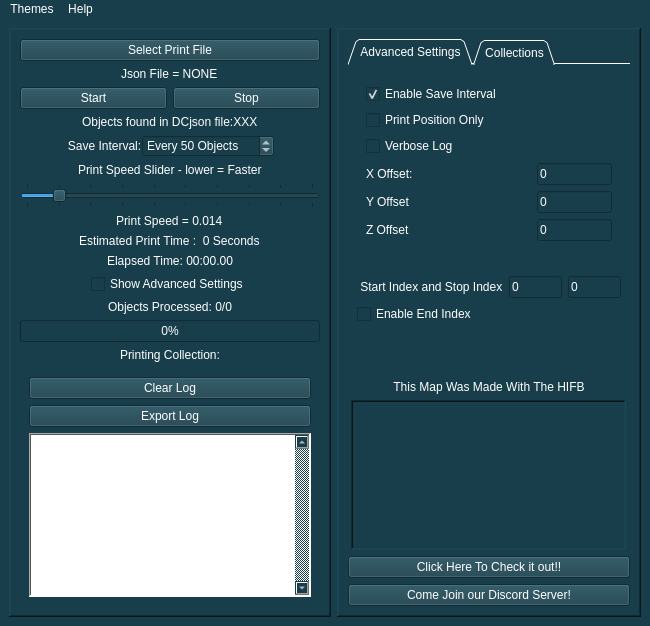
<?xml version="1.0" encoding="UTF-8"?>
<ui version="4.0">
 <class>MainWindow</class>
 <widget class="QMainWindow" name="MainWindow">
  <property name="geometry">
   <rect>
    <x>0</x>
    <y>0</y>
    <width>650</width>
    <height>626</height>
   </rect>
  </property>
  <property name="sizePolicy">
   <sizepolicy hsizetype="Minimum" vsizetype="Preferred">
    <horstretch>0</horstretch>
    <verstretch>0</verstretch>
   </sizepolicy>
  </property>
  <property name="minimumSize">
   <size>
    <width>325</width>
    <height>0</height>
   </size>
  </property>
  <property name="maximumSize">
   <size>
    <width>1200</width>
    <height>1200</height>
   </size>
  </property>
  <property name="windowTitle">
   <string>MainWindow</string>
  </property>
  <property name="windowIcon">
   <iconset>
    <normaloff>halo_bot_icon.ico</normaloff>halo_bot_icon.ico</iconset>
  </property>
  <property name="styleSheet">
   <string notr="true">background-color: rgb(24, 62, 75);
color: rgb(255, 255, 255);</string>
  </property>
  <widget class="QWidget" name="centralwidget">
   <property name="sizePolicy">
    <sizepolicy hsizetype="Preferred" vsizetype="Preferred">
     <horstretch>0</horstretch>
     <verstretch>0</verstretch>
    </sizepolicy>
   </property>
   <layout class="QHBoxLayout" name="horizontalLayout">
    <item>
     <layout class="QVBoxLayout" name="leftMain">
      <item>
       <widget class="QFrame" name="frameLeft">
        <property name="sizePolicy">
         <sizepolicy hsizetype="Preferred" vsizetype="Preferred">
          <horstretch>0</horstretch>
          <verstretch>0</verstretch>
         </sizepolicy>
        </property>
        <property name="minimumSize">
         <size>
          <width>0</width>
          <height>0</height>
         </size>
        </property>
        <property name="maximumSize">
         <size>
          <width>16777215</width>
          <height>16777215</height>
         </size>
        </property>
        <property name="autoFillBackground">
         <bool>false</bool>
        </property>
        <property name="styleSheet">
         <string notr="true"/>
        </property>
        <property name="frameShape">
         <enum>QFrame::WinPanel</enum>
        </property>
        <property name="frameShadow">
         <enum>QFrame::Raised</enum>
        </property>
        <property name="lineWidth">
         <number>1</number>
        </property>
        <property name="midLineWidth">
         <number>1</number>
        </property>
        <layout class="QVBoxLayout" name="verticalLayout_2">
         <item>
          <layout class="QHBoxLayout" name="jsonGroup">
           <item>
            <widget class="QPushButton" name="jsonSelectorButton">
             <property name="sizePolicy">
              <sizepolicy hsizetype="Expanding" vsizetype="Fixed">
               <horstretch>0</horstretch>
               <verstretch>0</verstretch>
              </sizepolicy>
             </property>
             <property name="cursor">
              <cursorShape>PointingHandCursor</cursorShape>
             </property>
             <property name="toolTip">
              <string>&lt;html&gt;&lt;head/&gt;&lt;body&gt;&lt;p&gt;Select Your Exported Map File To Print&lt;/p&gt;&lt;/body&gt;&lt;/html&gt;</string>
             </property>
             <property name="toolTipDuration">
              <number>-1</number>
             </property>
             <property name="statusTip">
              <string/>
             </property>
             <property name="whatsThis">
              <string/>
             </property>
             <property name="styleSheet">
              <string notr="true"/>
             </property>
             <property name="text">
              <string>Select Print File</string>
             </property>
            </widget>
           </item>
          </layout>
         </item>
         <item alignment="Qt::AlignHCenter">
          <widget class="QLabel" name="jsonSelectedFileLabel">
           <property name="text">
            <string>Json File = NONE</string>
           </property>
          </widget>
         </item>
         <item>
          <layout class="QHBoxLayout" name="mainButtonsGroup">
           <item>
            <widget class="QPushButton" name="startButton">
             <property name="cursor">
              <cursorShape>PointingHandCursor</cursorShape>
             </property>
             <property name="toolTip">
              <string>&lt;html&gt;&lt;head/&gt;&lt;body&gt;&lt;p&gt;Select This to Print Your Json File&lt;/p&gt;&lt;/body&gt;&lt;/html&gt;</string>
             </property>
             <property name="text">
              <string>Start</string>
             </property>
            </widget>
           </item>
           <item>
            <widget class="QPushButton" name="stopButton">
             <property name="cursor">
              <cursorShape>PointingHandCursor</cursorShape>
             </property>
             <property name="toolTip">
              <string>&lt;html&gt;&lt;head/&gt;&lt;body&gt;&lt;p&gt;Select This To Stop The Current Print&lt;/p&gt;&lt;/body&gt;&lt;/html&gt;</string>
             </property>
             <property name="text">
              <string>Stop</string>
             </property>
             <property name="checkable">
              <bool>false</bool>
             </property>
             <property name="checked">
              <bool>false</bool>
             </property>
             <property name="autoDefault">
              <bool>false</bool>
             </property>
             <property name="default">
              <bool>false</bool>
             </property>
             <property name="flat">
              <bool>false</bool>
             </property>
            </widget>
           </item>
          </layout>
         </item>
         <item>
          <layout class="QHBoxLayout" name="objectCountGroup">
           <item alignment="Qt::AlignHCenter">
            <widget class="QLabel" name="objectCountLabel">
             <property name="text">
              <string>Objects found in DCjson file:XXX</string>
             </property>
            </widget>
           </item>
          </layout>
         </item>
         <item>
          <layout class="QHBoxLayout" name="saveGroup">
           <property name="spacing">
            <number>0</number>
           </property>
           <property name="leftMargin">
            <number>0</number>
           </property>
           <property name="rightMargin">
            <number>0</number>
           </property>
           <item>
            <spacer name="horizontalSpacer_2">
             <property name="orientation">
              <enum>Qt::Horizontal</enum>
             </property>
             <property name="sizeHint" stdset="0">
              <size>
               <width>40</width>
               <height>20</height>
              </size>
             </property>
            </spacer>
           </item>
           <item alignment="Qt::AlignHCenter">
            <widget class="QLabel" name="saveCounterLabel">
             <property name="sizePolicy">
              <sizepolicy hsizetype="Fixed" vsizetype="Preferred">
               <horstretch>0</horstretch>
               <verstretch>0</verstretch>
              </sizepolicy>
             </property>
             <property name="minimumSize">
              <size>
               <width>75</width>
               <height>0</height>
              </size>
             </property>
             <property name="maximumSize">
              <size>
               <width>75</width>
               <height>16777215</height>
              </size>
             </property>
             <property name="text">
              <string>Save Interval:</string>
             </property>
             <property name="alignment">
              <set>Qt::AlignCenter</set>
             </property>
            </widget>
           </item>
           <item alignment="Qt::AlignHCenter">
            <widget class="QSpinBox" name="saveCounterSpin">
             <property name="sizePolicy">
              <sizepolicy hsizetype="Fixed" vsizetype="Fixed">
               <horstretch>0</horstretch>
               <verstretch>0</verstretch>
              </sizepolicy>
             </property>
             <property name="toolTip">
              <string>&lt;html&gt;&lt;head/&gt;&lt;body&gt;&lt;p&gt;Change How Often You Auto Save&lt;/p&gt;&lt;/body&gt;&lt;/html&gt;</string>
             </property>
             <property name="suffix">
              <string> Objects</string>
             </property>
             <property name="prefix">
              <string>Every </string>
             </property>
             <property name="maximum">
              <number>1000</number>
             </property>
             <property name="singleStep">
              <number>10</number>
             </property>
             <property name="value">
              <number>50</number>
             </property>
            </widget>
           </item>
           <item>
            <spacer name="horizontalSpacer">
             <property name="orientation">
              <enum>Qt::Horizontal</enum>
             </property>
             <property name="sizeHint" stdset="0">
              <size>
               <width>40</width>
               <height>20</height>
              </size>
             </property>
            </spacer>
           </item>
          </layout>
         </item>
         <item>
          <layout class="QVBoxLayout" name="printSpeedGroup">
           <item alignment="Qt::AlignHCenter">
            <widget class="QLabel" name="printSpeedLabel">
             <property name="text">
              <string>Print Speed Slider - lower = Faster</string>
             </property>
            </widget>
           </item>
           <item>
            <widget class="QSlider" name="printSpeedSlider">
             <property name="cursor">
              <cursorShape>OpenHandCursor</cursorShape>
             </property>
             <property name="toolTip">
              <string>&lt;html&gt;&lt;head/&gt;&lt;body&gt;&lt;p&gt;Control The Print Speed Of The Bot&lt;/p&gt;&lt;/body&gt;&lt;/html&gt;</string>
             </property>
             <property name="minimum">
              <number>12</number>
             </property>
             <property name="maximum">
              <number>30</number>
             </property>
             <property name="singleStep">
              <number>2</number>
             </property>
             <property name="pageStep">
              <number>5</number>
             </property>
             <property name="value">
              <number>14</number>
             </property>
             <property name="sliderPosition">
              <number>14</number>
             </property>
             <property name="tracking">
              <bool>true</bool>
             </property>
             <property name="orientation">
              <enum>Qt::Horizontal</enum>
             </property>
             <property name="tickPosition">
              <enum>QSlider::TicksBothSides</enum>
             </property>
             <property name="tickInterval">
              <number>2</number>
             </property>
            </widget>
           </item>
           <item alignment="Qt::AlignHCenter">
            <widget class="QLabel" name="printSpeedTimerLabel">
             <property name="text">
              <string>Print Speed = 0.014</string>
             </property>
            </widget>
           </item>
           <item alignment="Qt::AlignHCenter">
            <widget class="QLabel" name="printEstimatedSpeedLabel">
             <property name="text">
              <string>Estimated Print Time :  0 Seconds</string>
             </property>
            </widget>
           </item>
           <item alignment="Qt::AlignHCenter">
            <widget class="QLabel" name="elapsedTimeLabel">
             <property name="text">
              <string>Elapsed Time: 00:00.00</string>
             </property>
            </widget>
           </item>
          </layout>
         </item>
         <item alignment="Qt::AlignHCenter">
          <widget class="QCheckBox" name="showSettingsCheckBox">
           <property name="cursor">
            <cursorShape>PointingHandCursor</cursorShape>
           </property>
           <property name="toolTip">
            <string>&lt;html&gt;&lt;head/&gt;&lt;body&gt;&lt;p&gt;Select This To Show or Hide More Settings&lt;/p&gt;&lt;/body&gt;&lt;/html&gt;</string>
           </property>
           <property name="text">
            <string>Show Advanced Settings</string>
           </property>
          </widget>
         </item>
         <item>
          <layout class="QVBoxLayout" name="verticalLayout_9">
           <property name="leftMargin">
            <number>0</number>
           </property>
           <item alignment="Qt::AlignHCenter">
            <widget class="QLabel" name="objectsProgressLabel">
             <property name="text">
              <string>Objects Processed: 0/0</string>
             </property>
            </widget>
           </item>
           <item alignment="Qt::AlignHCenter">
            <widget class="QProgressBar" name="totalProgressBar">
             <property name="sizePolicy">
              <sizepolicy hsizetype="Expanding" vsizetype="Fixed">
               <horstretch>0</horstretch>
               <verstretch>0</verstretch>
              </sizepolicy>
             </property>
             <property name="minimumSize">
              <size>
               <width>300</width>
               <height>0</height>
              </size>
             </property>
             <property name="maximumSize">
              <size>
               <width>300</width>
               <height>16777215</height>
              </size>
             </property>
             <property name="maximum">
              <number>100</number>
             </property>
             <property name="value">
              <number>0</number>
             </property>
             <property name="textVisible">
              <bool>true</bool>
             </property>
             <property name="invertedAppearance">
              <bool>false</bool>
             </property>
             <property name="textDirection">
              <enum>QProgressBar::TopToBottom</enum>
             </property>
            </widget>
           </item>
           <item alignment="Qt::AlignHCenter">
            <widget class="QLabel" name="collectionProgressLabel">
             <property name="text">
              <string>Printing Collection:</string>
             </property>
            </widget>
           </item>
          </layout>
         </item>
         <item>
          <widget class="QWidget" name="widgetLog" native="true">
           <layout class="QVBoxLayout" name="verticalLayout_7">
            <item>
             <widget class="QPushButton" name="logClearButton">
              <property name="cursor">
               <cursorShape>PointingHandCursor</cursorShape>
              </property>
              <property name="toolTip">
               <string>&lt;html&gt;&lt;head/&gt;&lt;body&gt;&lt;p&gt;Select This to Clear The Log Below&lt;/p&gt;&lt;/body&gt;&lt;/html&gt;</string>
              </property>
              <property name="text">
               <string>Clear Log</string>
              </property>
             </widget>
            </item>
            <item>
             <widget class="QPushButton" name="logExportButton">
              <property name="cursor">
               <cursorShape>PointingHandCursor</cursorShape>
              </property>
              <property name="toolTip">
               <string>&lt;html&gt;&lt;head/&gt;&lt;body&gt;&lt;p&gt;Select This to Save The Current Log&lt;/p&gt;&lt;/body&gt;&lt;/html&gt;</string>
              </property>
              <property name="text">
               <string>Export Log</string>
              </property>
             </widget>
            </item>
            <item>
             <widget class="QTextEdit" name="logBoxTextBrowser">
              <property name="enabled">
               <bool>true</bool>
              </property>
              <property name="styleSheet">
               <string notr="true">background-color: rgb(255, 255, 255);
color: rgb(0, 0, 0);</string>
              </property>
              <property name="frameShape">
               <enum>QFrame::WinPanel</enum>
              </property>
              <property name="frameShadow">
               <enum>QFrame::Sunken</enum>
              </property>
              <property name="lineWidth">
               <number>1</number>
              </property>
              <property name="verticalScrollBarPolicy">
               <enum>Qt::ScrollBarAlwaysOn</enum>
              </property>
              <property name="horizontalScrollBarPolicy">
               <enum>Qt::ScrollBarAlwaysOff</enum>
              </property>
              <property name="sizeAdjustPolicy">
               <enum>QAbstractScrollArea::AdjustIgnored</enum>
              </property>
              <property name="tabChangesFocus">
               <bool>true</bool>
              </property>
              <property name="undoRedoEnabled">
               <bool>false</bool>
              </property>
              <property name="lineWrapMode">
               <enum>QTextEdit::WidgetWidth</enum>
              </property>
              <property name="lineWrapColumnOrWidth">
               <number>0</number>
              </property>
              <property name="textInteractionFlags">
               <set>Qt::NoTextInteraction</set>
              </property>
             </widget>
            </item>
           </layout>
          </widget>
         </item>
        </layout>
       </widget>
      </item>
     </layout>
    </item>
    <item>
     <layout class="QHBoxLayout" name="rightMain">
      <item>
       <widget class="QFrame" name="frameRight">
        <property name="sizePolicy">
         <sizepolicy hsizetype="Preferred" vsizetype="Preferred">
          <horstretch>0</horstretch>
          <verstretch>0</verstretch>
         </sizepolicy>
        </property>
        <property name="minimumSize">
         <size>
          <width>0</width>
          <height>0</height>
         </size>
        </property>
        <property name="contextMenuPolicy">
         <enum>Qt::DefaultContextMenu</enum>
        </property>
        <property name="frameShape">
         <enum>QFrame::WinPanel</enum>
        </property>
        <property name="frameShadow">
         <enum>QFrame::Raised</enum>
        </property>
        <layout class="QVBoxLayout" name="verticalLayout_8">
         <item>
          <widget class="QTabWidget" name="widgetOptions">
           <property name="maximumSize">
            <size>
             <width>16777215</width>
             <height>225</height>
            </size>
           </property>
           <property name="focusPolicy">
            <enum>Qt::TabFocus</enum>
           </property>
           <property name="acceptDrops">
            <bool>false</bool>
           </property>
           <property name="styleSheet">
            <string notr="true"/>
           </property>
           <property name="tabPosition">
            <enum>QTabWidget::North</enum>
           </property>
           <property name="tabShape">
            <enum>QTabWidget::Triangular</enum>
           </property>
           <property name="currentIndex">
            <number>0</number>
           </property>
           <property name="iconSize">
            <size>
             <width>16</width>
             <height>16</height>
            </size>
           </property>
           <property name="elideMode">
            <enum>Qt::ElideNone</enum>
           </property>
           <property name="usesScrollButtons">
            <bool>true</bool>
           </property>
           <property name="documentMode">
            <bool>true</bool>
           </property>
           <property name="tabsClosable">
            <bool>false</bool>
           </property>
           <property name="movable">
            <bool>false</bool>
           </property>
           <property name="tabBarAutoHide">
            <bool>false</bool>
           </property>
           <widget class="QWidget" name="normalSettingsTab">
            <property name="styleSheet">
             <string notr="true"/>
            </property>
            <attribute name="title">
             <string>Advanced Settings</string>
            </attribute>
            <layout class="QHBoxLayout" name="horizontalLayout_3">
             <item>
              <widget class="QWidget" name="normalSettingsGroup" native="true">
               <layout class="QVBoxLayout" name="verticalLayout_3">
                <item>
                 <layout class="QVBoxLayout" name="checkBoxGroup">
                  <item>
                   <widget class="QCheckBox" name="saveIntervalCheckBox">
                    <property name="cursor">
                     <cursorShape>PointingHandCursor</cursorShape>
                    </property>
                    <property name="toolTip">
                     <string>&lt;html&gt;&lt;head/&gt;&lt;body&gt;&lt;p&gt;Select This To Toggle The Auto Save Feature&lt;/p&gt;&lt;/body&gt;&lt;/html&gt;</string>
                    </property>
                    <property name="text">
                     <string>Enable Save Interval</string>
                    </property>
                    <property name="checked">
                     <bool>true</bool>
                    </property>
                   </widget>
                  </item>
                  <item>
                   <widget class="QCheckBox" name="positionOnlyCheckBox">
                    <property name="cursor">
                     <cursorShape>PointingHandCursor</cursorShape>
                    </property>
                    <property name="toolTip">
                     <string>&lt;html&gt;&lt;head/&gt;&lt;body&gt;&lt;p&gt;Select This To Toggle Print Only Object Positions&lt;/p&gt;&lt;/body&gt;&lt;/html&gt;</string>
                    </property>
                    <property name="text">
                     <string>Print Position Only</string>
                    </property>
                   </widget>
                  </item>
                  <item>
                   <widget class="QCheckBox" name="verboseLogCheckBox">
                    <property name="cursor">
                     <cursorShape>PointingHandCursor</cursorShape>
                    </property>
                    <property name="toolTip">
                     <string>&lt;html&gt;&lt;head/&gt;&lt;body&gt;&lt;p&gt;Select This To Toggle More Log Information&lt;/p&gt;&lt;/body&gt;&lt;/html&gt;</string>
                    </property>
                    <property name="text">
                     <string>Verbose Log</string>
                    </property>
                   </widget>
                  </item>
                 </layout>
                </item>
                <item>
                 <layout class="QHBoxLayout" name="offsetGroup">
                  <item>
                   <layout class="QVBoxLayout" name="offsetLabelGroup">
                    <item>
                     <widget class="QLabel" name="xoffsetLabel">
                      <property name="text">
                       <string>X Offset:</string>
                      </property>
                     </widget>
                    </item>
                    <item>
                     <widget class="QLabel" name="yoffsetLabel">
                      <property name="text">
                       <string>Y Offset</string>
                      </property>
                     </widget>
                    </item>
                    <item>
                     <widget class="QLabel" name="zoffsetLabel">
                      <property name="text">
                       <string>Z Offset</string>
                      </property>
                     </widget>
                    </item>
                   </layout>
                  </item>
                  <item>
                   <layout class="QVBoxLayout" name="offsetTextGroup">
                    <item>
                     <widget class="QLineEdit" name="xoffsetText">
                      <property name="maximumSize">
                       <size>
                        <width>75</width>
                        <height>16777215</height>
                       </size>
                      </property>
                      <property name="toolTip">
                       <string>&lt;html&gt;&lt;head/&gt;&lt;body&gt;&lt;p&gt;Change This to Change Where The Bot Prints On The X Axis&lt;/p&gt;&lt;/body&gt;&lt;/html&gt;</string>
                      </property>
                      <property name="text">
                       <string>0</string>
                      </property>
                     </widget>
                    </item>
                    <item>
                     <widget class="QLineEdit" name="yoffsetText">
                      <property name="maximumSize">
                       <size>
                        <width>75</width>
                        <height>16777215</height>
                       </size>
                      </property>
                      <property name="toolTip">
                       <string>&lt;html&gt;&lt;head/&gt;&lt;body&gt;&lt;p&gt;Change This to Change Where The Bot Prints On The Y Axis&lt;/p&gt;&lt;/body&gt;&lt;/html&gt;</string>
                      </property>
                      <property name="text">
                       <string>0</string>
                      </property>
                     </widget>
                    </item>
                    <item>
                     <widget class="QLineEdit" name="zoffsetText">
                      <property name="maximumSize">
                       <size>
                        <width>75</width>
                        <height>16777215</height>
                       </size>
                      </property>
                      <property name="toolTip">
                       <string>&lt;html&gt;&lt;head/&gt;&lt;body&gt;&lt;p&gt;Change This to Change Where The Bot Prints On The Z Axis&lt;/p&gt;&lt;/body&gt;&lt;/html&gt;</string>
                      </property>
                      <property name="text">
                       <string>0</string>
                      </property>
                     </widget>
                    </item>
                   </layout>
                  </item>
                 </layout>
                </item>
               </layout>
              </widget>
             </item>
            </layout>
           </widget>
           <widget class="QWidget" name="collectionsTab">
            <attribute name="title">
             <string>Collections</string>
            </attribute>
            <layout class="QHBoxLayout" name="horizontalLayout_2">
             <item>
              <layout class="QVBoxLayout" name="collectionsGroup">
               <item alignment="Qt::AlignTop">
                <widget class="QCheckBox" name="printCollectionButton">
                 <property name="cursor">
                  <cursorShape>PointingHandCursor</cursorShape>
                 </property>
                 <property name="toolTip">
                  <string>&lt;html&gt;&lt;head/&gt;&lt;body&gt;&lt;p&gt;Select This To Toggle Collection Printing&lt;/p&gt;&lt;/body&gt;&lt;/html&gt;</string>
                 </property>
                 <property name="text">
                  <string>Enable Print by Collection</string>
                 </property>
                </widget>
               </item>
               <item>
                <widget class="QScrollArea" name="collectionsScrollArea">
                 <property name="enabled">
                  <bool>true</bool>
                 </property>
                 <property name="maximumSize">
                  <size>
                   <width>16777215</width>
                   <height>16777215</height>
                  </size>
                 </property>
                 <property name="verticalScrollBarPolicy">
                  <enum>Qt::ScrollBarAlwaysOn</enum>
                 </property>
                 <property name="horizontalScrollBarPolicy">
                  <enum>Qt::ScrollBarAlwaysOff</enum>
                 </property>
                 <property name="sizeAdjustPolicy">
                  <enum>QAbstractScrollArea::AdjustToContents</enum>
                 </property>
                 <property name="widgetResizable">
                  <bool>true</bool>
                 </property>
                 <property name="alignment">
                  <set>Qt::AlignLeading|Qt::AlignLeft|Qt::AlignVCenter</set>
                 </property>
                 <widget class="QWidget" name="scrollAreaWidgetContents">
                  <property name="geometry">
                   <rect>
                    <x>0</x>
                    <y>0</y>
                    <width>81</width>
                    <height>28</height>
                   </rect>
                  </property>
                  <property name="sizePolicy">
                   <sizepolicy hsizetype="Preferred" vsizetype="Preferred">
                    <horstretch>0</horstretch>
                    <verstretch>0</verstretch>
                   </sizepolicy>
                  </property>
                  <layout class="QVBoxLayout" name="verticalLayout_5">
                   <property name="spacing">
                    <number>6</number>
                   </property>
                   <property name="sizeConstraint">
                    <enum>QLayout::SetDefaultConstraint</enum>
                   </property>
                  </layout>
                 </widget>
                </widget>
               </item>
              </layout>
             </item>
            </layout>
           </widget>
          </widget>
         </item>
         <item>
          <widget class="QWidget" name="printIndexGroup" native="true">
           <property name="maximumSize">
            <size>
             <width>16777215</width>
             <height>75</height>
            </size>
           </property>
           <layout class="QVBoxLayout" name="verticalLayout_4">
            <item>
             <layout class="QHBoxLayout" name="startstopIndexGroup">
              <item>
               <widget class="QLabel" name="startstopIndexLabel">
                <property name="text">
                 <string> Start Index and Stop Index</string>
                </property>
               </widget>
              </item>
              <item>
               <widget class="QLineEdit" name="startIndexText">
                <property name="toolTip">
                 <string>&lt;html&gt;&lt;head/&gt;&lt;body&gt;&lt;p&gt;Change This to Change What Object The Bot Starts Printing From&lt;/p&gt;&lt;/body&gt;&lt;/html&gt;</string>
                </property>
                <property name="accessibleName">
                 <string/>
                </property>
                <property name="inputMask">
                 <string/>
                </property>
                <property name="text">
                 <string>0</string>
                </property>
                <property name="placeholderText">
                 <string/>
                </property>
                <property name="clearButtonEnabled">
                 <bool>false</bool>
                </property>
               </widget>
              </item>
              <item>
               <widget class="QLineEdit" name="stopIndexText">
                <property name="toolTip">
                 <string>&lt;html&gt;&lt;head/&gt;&lt;body&gt;&lt;p&gt;Change This to Change What Object The Bot Stops Printing At&lt;/p&gt;&lt;/body&gt;&lt;/html&gt;</string>
                </property>
                <property name="text">
                 <string>0</string>
                </property>
               </widget>
              </item>
             </layout>
            </item>
            <item>
             <widget class="QCheckBox" name="endIndexCheckBox">
              <property name="cursor">
               <cursorShape>PointingHandCursor</cursorShape>
              </property>
              <property name="toolTip">
               <string>&lt;html&gt;&lt;head/&gt;&lt;body&gt;&lt;p&gt;Select This The Above Start/Stop Controls&lt;/p&gt;&lt;/body&gt;&lt;/html&gt;</string>
              </property>
              <property name="text">
               <string>Enable End Index</string>
              </property>
             </widget>
            </item>
           </layout>
          </widget>
         </item>
         <item>
          <widget class="QWidget" name="SpaceHolder" native="true">
           <property name="sizePolicy">
            <sizepolicy hsizetype="Preferred" vsizetype="MinimumExpanding">
             <horstretch>0</horstretch>
             <verstretch>0</verstretch>
            </sizepolicy>
           </property>
           <property name="minimumSize">
            <size>
             <width>0</width>
             <height>10</height>
            </size>
           </property>
           <property name="maximumSize">
            <size>
             <width>16777215</width>
             <height>50</height>
            </size>
           </property>
          </widget>
         </item>
         <item>
          <widget class="QLabel" name="label">
           <property name="text">
            <string>This Map Was Made With The HIFB</string>
           </property>
           <property name="textFormat">
            <enum>Qt::AutoText</enum>
           </property>
           <property name="scaledContents">
            <bool>false</bool>
           </property>
           <property name="alignment">
            <set>Qt::AlignCenter</set>
           </property>
          </widget>
         </item>
         <item>
          <layout class="QVBoxLayout" name="verticalLayout">
           <item alignment="Qt::AlignHCenter|Qt::AlignVCenter">
            <widget class="QLabel" name="ugcLabel">
             <property name="sizePolicy">
              <sizepolicy hsizetype="Minimum" vsizetype="Minimum">
               <horstretch>0</horstretch>
               <verstretch>0</verstretch>
              </sizepolicy>
             </property>
             <property name="minimumSize">
              <size>
               <width>275</width>
               <height>150</height>
              </size>
             </property>
             <property name="maximumSize">
              <size>
               <width>275</width>
               <height>150</height>
              </size>
             </property>
             <property name="mouseTracking">
              <bool>false</bool>
             </property>
             <property name="frameShape">
              <enum>QFrame::WinPanel</enum>
             </property>
             <property name="frameShadow">
              <enum>QFrame::Sunken</enum>
             </property>
             <property name="lineWidth">
              <number>2</number>
             </property>
             <property name="text">
              <string/>
             </property>
             <property name="pixmap">
              <pixmap>halo_bot_icon.ico</pixmap>
             </property>
             <property name="scaledContents">
              <bool>true</bool>
             </property>
             <property name="alignment">
              <set>Qt::AlignCenter</set>
             </property>
             <property name="openExternalLinks">
              <bool>false</bool>
             </property>
            </widget>
           </item>
           <item>
            <widget class="QPushButton" name="ugcButton">
             <property name="cursor">
              <cursorShape>PointingHandCursor</cursorShape>
             </property>
             <property name="mouseTracking">
              <bool>true</bool>
             </property>
             <property name="toolTip">
              <string>&lt;html&gt;&lt;head/&gt;&lt;body&gt;&lt;p&gt;Press This To See The Above Maps Waypoint Link&lt;/p&gt;&lt;/body&gt;&lt;/html&gt;</string>
             </property>
             <property name="text">
              <string>Click Here To Check it out!!</string>
             </property>
             <property name="autoDefault">
              <bool>false</bool>
             </property>
             <property name="default">
              <bool>false</bool>
             </property>
             <property name="flat">
              <bool>false</bool>
             </property>
            </widget>
           </item>
           <item alignment="Qt::AlignVCenter">
            <widget class="QPushButton" name="discordButton">
             <property name="cursor">
              <cursorShape>PointingHandCursor</cursorShape>
             </property>
             <property name="mouseTracking">
              <bool>true</bool>
             </property>
             <property name="toolTip">
              <string>&lt;html&gt;&lt;head/&gt;&lt;body&gt;&lt;p&gt;Press This To Visit Our Discord Server&lt;/p&gt;&lt;/body&gt;&lt;/html&gt;</string>
             </property>
             <property name="text">
              <string>Come Join our Discord Server!</string>
             </property>
            </widget>
           </item>
          </layout>
         </item>
        </layout>
       </widget>
      </item>
     </layout>
    </item>
   </layout>
  </widget>
  <widget class="QMenuBar" name="menuBar">
   <property name="geometry">
    <rect>
     <x>0</x>
     <y>0</y>
     <width>650</width>
     <height>21</height>
    </rect>
   </property>
   <property name="defaultUp">
    <bool>false</bool>
   </property>
   <widget class="QMenu" name="menuThemes">
    <property name="title">
     <string>Themes</string>
    </property>
    <addaction name="Classic"/>
    <addaction name="Dark"/>
    <addaction name="Leather"/>
    <addaction name="Rose"/>
    <addaction name="Warm"/>
    <addaction name="Swamp"/>
    <addaction name="Cyber"/>
    <addaction name="Custom"/>
   </widget>
   <widget class="QMenu" name="menuHelp">
    <property name="title">
     <string>Help</string>
    </property>
    <addaction name="FAQ"/>
   </widget>
   <addaction name="menuThemes"/>
   <addaction name="menuHelp"/>
  </widget>
  <action name="actionCheck_For_Update">
   <property name="text">
    <string>Check For Update</string>
   </property>
  </action>
  <action name="actionOpt_In_to_Test_Builds">
   <property name="text">
    <string>Opt In to Test Builds</string>
   </property>
  </action>
  <action name="Classic">
   <property name="checked">
    <bool>false</bool>
   </property>
   <property name="text">
    <string>Classic</string>
   </property>
  </action>
  <action name="Dark">
   <property name="text">
    <string>Dark</string>
   </property>
  </action>
  <action name="FAQ">
   <property name="text">
    <string>FAQ</string>
   </property>
  </action>
  <action name="Leather">
   <property name="text">
    <string>Leather</string>
   </property>
  </action>
  <action name="Rose">
   <property name="text">
    <string>Rose</string>
   </property>
  </action>
  <action name="Warm">
   <property name="text">
    <string>Warm</string>
   </property>
  </action>
  <action name="Swamp">
   <property name="text">
    <string>Swamp</string>
   </property>
  </action>
  <action name="Cyber">
   <property name="text">
    <string>Cyber</string>
   </property>
  </action>
  <action name="Custom">
   <property name="text">
    <string>Custom</string>
   </property>
  </action>
  <action name="Contributors">
   <property name="text">
    <string>Contributors</string>
   </property>
  </action>
 </widget>
 <tabstops>
  <tabstop>jsonSelectorButton</tabstop>
  <tabstop>startButton</tabstop>
  <tabstop>stopButton</tabstop>
  <tabstop>logBoxTextBrowser</tabstop>
 </tabstops>
 <resources/>
 <connections>
  <connection>
   <sender>showSettingsCheckBox</sender>
   <signal>toggled(bool)</signal>
   <receiver>frameRight</receiver>
   <slot>setVisible(bool)</slot>
   <hints>
    <hint type="sourcelabel">
     <x>144</x>
     <y>352</y>
    </hint>
    <hint type="destinationlabel">
     <x>334</x>
     <y>264</y>
    </hint>
   </hints>
  </connection>
  <connection>
   <sender>MainWindow</sender>
   <signal>windowTitleChanged(QString)</signal>
   <receiver>frameRight</receiver>
   <slot>hide()</slot>
   <hints>
    <hint type="sourcelabel">
     <x>334</x>
     <y>324</y>
    </hint>
    <hint type="destinationlabel">
     <x>493</x>
     <y>334</y>
    </hint>
   </hints>
  </connection>
  <connection>
   <sender>printCollectionButton</sender>
   <signal>toggled(bool)</signal>
   <receiver>collectionsScrollArea</receiver>
   <slot>setVisible(bool)</slot>
   <hints>
    <hint type="sourcelabel">
     <x>454</x>
     <y>76</y>
    </hint>
    <hint type="destinationlabel">
     <x>451</x>
     <y>114</y>
    </hint>
   </hints>
  </connection>
  <connection>
   <sender>MainWindow</sender>
   <signal>windowTitleChanged(QString)</signal>
   <receiver>collectionsScrollArea</receiver>
   <slot>hide()</slot>
   <hints>
    <hint type="sourcelabel">
     <x>320</x>
     <y>324</y>
    </hint>
    <hint type="destinationlabel">
     <x>482</x>
     <y>162</y>
    </hint>
   </hints>
  </connection>
  <connection>
   <sender>MainWindow</sender>
   <signal>windowTitleChanged(QString)</signal>
   <receiver>collectionProgressLabel</receiver>
   <slot>hide()</slot>
   <hints>
    <hint type="sourcelabel">
     <x>320</x>
     <y>324</y>
    </hint>
    <hint type="destinationlabel">
     <x>168</x>
     <y>385</y>
    </hint>
   </hints>
  </connection>
  <connection>
   <sender>printCollectionButton</sender>
   <signal>toggled(bool)</signal>
   <receiver>collectionProgressLabel</receiver>
   <slot>setVisible(bool)</slot>
   <hints>
    <hint type="sourcelabel">
     <x>483</x>
     <y>75</y>
    </hint>
    <hint type="destinationlabel">
     <x>168</x>
     <y>385</y>
    </hint>
   </hints>
  </connection>
  <connection>
   <sender>MainWindow</sender>
   <signal>windowTitleChanged(QString)</signal>
   <receiver>stopButton</receiver>
   <slot>hide()</slot>
   <hints>
    <hint type="sourcelabel">
     <x>324</x>
     <y>312</y>
    </hint>
    <hint type="destinationlabel">
     <x>247</x>
     <y>104</y>
    </hint>
   </hints>
  </connection>
 </connections>
</ui>
